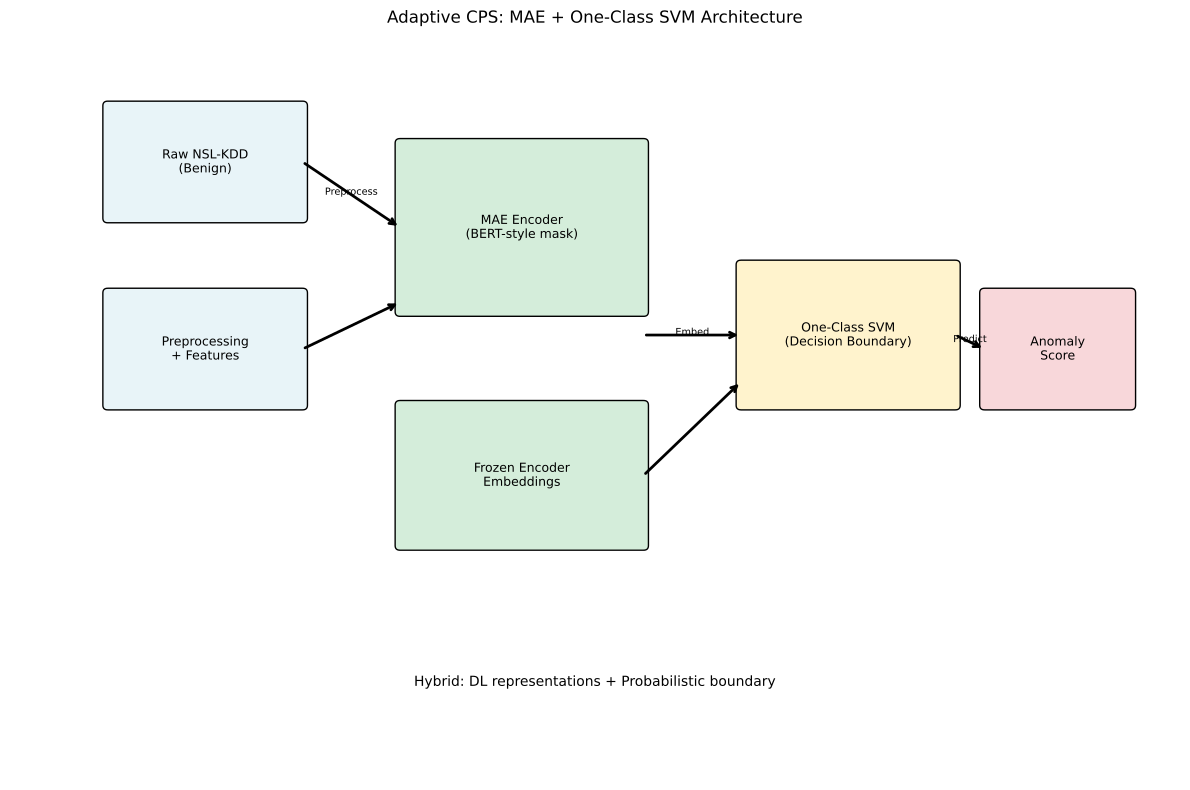

Here is the Python script that generated this plot:
"""
Generate architecture diagram for the report.
Run: python figures/architecture_diagram.py
Output: figures/architecture_diagram.pdf
"""

import matplotlib.pyplot as plt
import matplotlib.patches as mpatches
from matplotlib.patches import FancyBboxPatch, FancyArrowPatch

fig, ax = plt.subplots(figsize=(12, 8))
ax.set_xlim(0, 12)
ax.set_ylim(0, 8)
ax.axis("off")

# Colors
c_data = "#E8F4F8"
c_mae = "#D4EDDA"
c_ocsvm = "#FFF3CD"
c_output = "#F8D7DA"

def box(ax, xy, w, h, label, color):
    r = FancyBboxPatch(xy, w, h, boxstyle="round,pad=0.05", facecolor=color, edgecolor="black", linewidth=1)
    ax.add_patch(r)
    ax.text(xy[0] + w/2, xy[1] + h/2, label, ha="center", va="center", fontsize=9, wrap=True)

def arrow(ax, start, end, label=""):
    ax.annotate("", xy=end, xytext=start,
                arrowprops=dict(arrowstyle="->", color="black", lw=2))
    if label:
        mid = ((start[0]+end[0])/2, (start[1]+end[1])/2)
        ax.text(mid[0], mid[1], label, fontsize=7, ha="center")

# Data flow
box(ax, (1, 6), 2, 1.2, "Raw NSL-KDD\n(Benign)", c_data)
box(ax, (1, 4), 2, 1.2, "Preprocessing\n+ Features", c_data)
box(ax, (4, 5), 2.5, 1.8, "MAE Encoder\n(BERT-style mask)", c_mae)
box(ax, (4, 2.5), 2.5, 1.5, "Frozen Encoder\nEmbeddings", c_mae)
box(ax, (7.5, 4), 2.2, 1.5, "One-Class SVM\n(Decision Boundary)", c_ocsvm)
box(ax, (10, 4), 1.5, 1.2, "Anomaly\nScore", c_output)

arrow(ax, (3, 6.6), (4, 5.9), "Preprocess")
arrow(ax, (3, 4.6), (4, 5.1))
arrow(ax, (6.5, 4.75), (7.5, 4.75), "Embed")
arrow(ax, (6.5, 3.25), (7.5, 4.25))
arrow(ax, (9.7, 4.75), (10, 4.6), "Predict")

ax.text(6, 1, "Hybrid: DL representations + Probabilistic boundary", fontsize=10, ha="center")
plt.title("Adaptive CPS: MAE + One-Class SVM Architecture", fontsize=12)
plt.tight_layout()
import os
os.chdir(os.path.dirname(os.path.dirname(os.path.abspath(__file__))))
plt.savefig("figures/architecture_diagram.pdf", bbox_inches="tight")
print("Saved figures/architecture_diagram.pdf")
plt.close()
